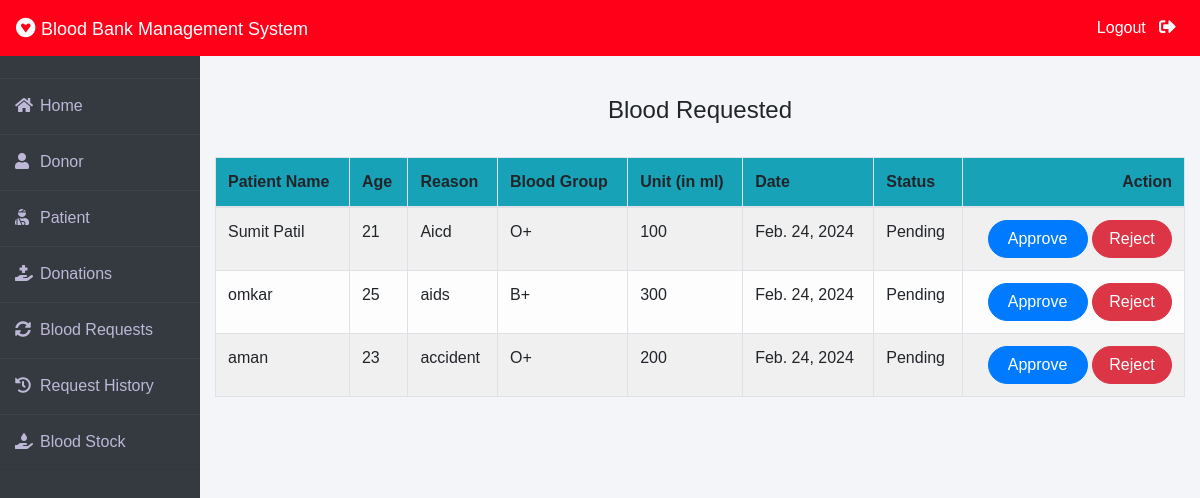
Page /admin-request (signed in) on the earlier database version.
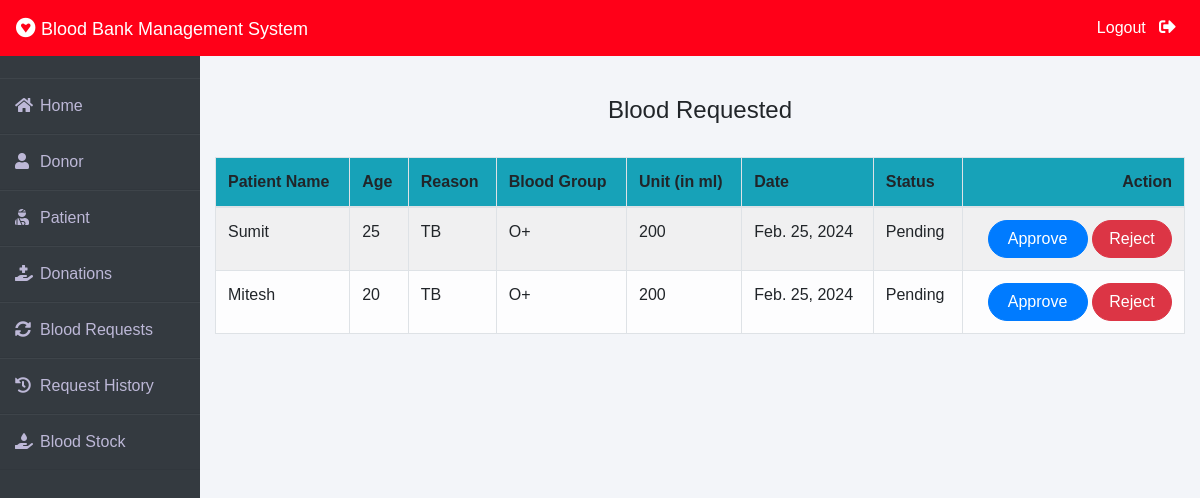
Same page on the later database version.
### blood/models.py (models this page shows, shortened)
class BloodRequest(models.Model):
    request_by_patient=models.ForeignKey(pmodels.Patient,null=True,on_delete=models.CASCADE)
    request_by_donor=models.ForeignKey(dmodels.Donor,null=True,on_delete=models.CASCADE)
    patient_name=models.CharField(max_length=30)
    patient_age=models.PositiveIntegerField()
    reason=models.CharField(max_length=500)
    bloodgroup=models.CharField(max_length=10)
    unit=models.PositiveIntegerField(default=0)
    status=models.CharField(max_length=20,default="Pending")
    date=models.DateField(auto_now=True)

### blood/views.py (the view)
# urls.py: path('admin-request', views.admin_request_view,name='admin-request'),
@login_required(login_url='adminlogin')
def admin_request_view(request):
    requests=models.BloodRequest.objects.all().filter(status='Pending')
    return render(request,'blood/admin_request.html',{'requests':requests})

### templates/blood/admin_request.html (shortened to what this page needs)
{% extends 'blood/adminbase.html' %}
{% block content %}
{% load widget_tweaks %}
{%load static%}
<br><br>
<div class="container">
    {% if requests %}
    <H4 class="text-center">Blood Requested</H4><br>
    <table class="table table-light table-hover table-bordered table-striped">
        <thead class="bg-info">
            <tr>
                <th scope="col">Patient Name</th>
                <th scope="col">Age</th>
                <th scope="col">Reason</th>
                <th scope="col">Blood Group</th>
                <th scope="col">Unit (in ml)</th>
                <th scope="col">Date</th>
                <th scope="col">Status</th>
                <th class="text-right">Action</th>
            </tr>
        </thead>
        <tbody>
            {% for t in requests %}
            <tr>
                <td> {{t.patient_name}}</td>
                <td>{{t.patient_age}}</td>
                <td>{{t.reason}}</td>
                <td>{{t.bloodgroup}}</td>
                <td>{{t.unit}}</td>
                <td>{{t.date}}</td>
                <td>{{t.status}}</td>
                <td class="text-right">
                    <button class="btn btn-primary badge-pill" style="width: 100px;"><a  style="text-decoration: none;color: white;" href="{% url 'update-approve-status' t.id  %}">Approve</a> </button>
                    <button class="btn btn-danger badge-pill" style="width: 80px;"><a  style="text-decoration: none;color: white;" href="{% url 'update-reject-status' t.id  %}">Reject</a> </button>
                </td>
            </tr>
            {% endfor %}
        </tbody>
    </table>
{% else %}
<h5>No Blood Request By Patient / Donor !</h5>
{% endif %}
</div>
{% endblock content %}

Differences in the rows shown:
removed BloodRequest: patient_name "Sumit Patil", patient_age "21", reason "Aicd", bloodgroup "O+", unit "100", date "Feb. 24, 2024", status "Pending"
removed BloodRequest: patient_name "omkar", patient_age "25", reason "aids", bloodgroup "B+", unit "300", date "Feb. 24, 2024", status "Pending"
removed BloodRequest: patient_name "aman", patient_age "23", reason "accident", bloodgroup "O+", unit "200", date "Feb. 24, 2024", status "Pending"
added BloodRequest: patient_name "Sumit", patient_age "25", reason "TB", bloodgroup "O+", unit "200", date "Feb. 25, 2024", status "Pending"
added BloodRequest: patient_name "Mitesh", patient_age "20", reason "TB", bloodgroup "O+", unit "200", date "Feb. 25, 2024", status "Pending"
